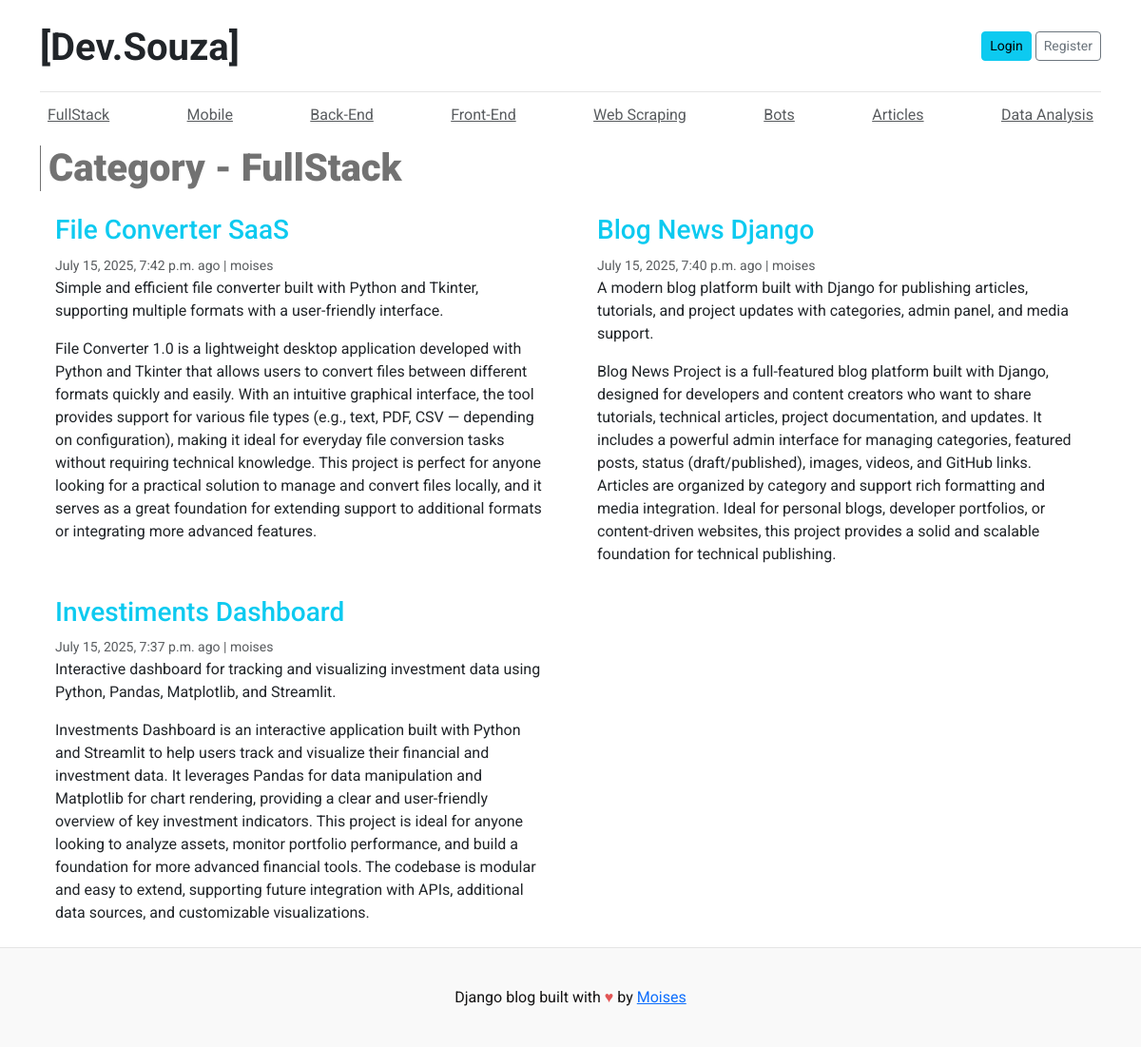
Page /category/2/ on the earlier database version.
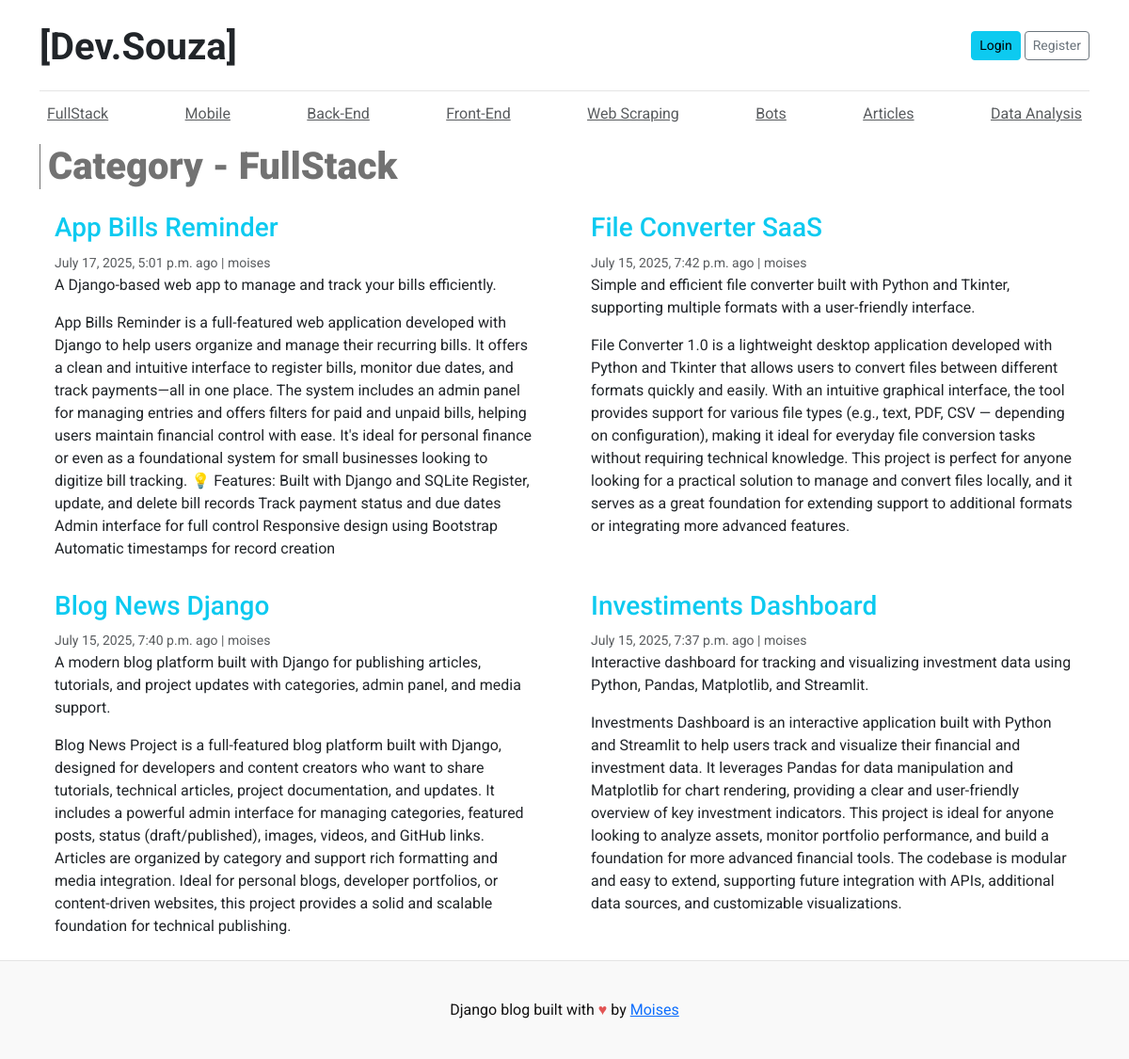
Same page on the later database version.
### blog_projects/models.py (models this page shows, shortened)
class Category(models.Model):
    category_name = models.CharField(max_length=100)
    updated_at = models.DateTimeField(auto_now=True)
    created_at = models.DateTimeField(auto_now_add=True)
    class Meta:
        verbose_name_plural = "categories"

class Blog(models.Model):
    title = models.CharField(max_length=200)
    slug = models.SlugField(max_length=200, unique=True)
    category = models.ForeignKey(Category, on_delete=models.CASCADE)
    author = models.ForeignKey(User, on_delete=models.CASCADE)
    technologies = models.CharField(max_length=200)
    video = models.FileField(upload_to='projects/videos/', blank=True, null=True)
    image = models.ImageField(upload_to='uploads/%Y/%m/%d')
    short_description = models.TextField(max_length=500)
    blog_body = models.TextField(max_length=2000)
    status = models.CharField(max_length=20,choices=STATUS_CHOICES, default='Draft')
    url_demo_live = models.CharField(blank=True, null=True)
    url_github = models.URLField(max_length=255,blank=True, null=True)
    is_featured = models.BooleanField(default=False)
    created_at = models.DateTimeField(auto_now_add=True)
    updated_at = models.DateTimeField(auto_now=True)
    class Meta:
        verbose_name_plural = "blogs"
        ordering = ['-created_at']  # Order by creation date descending

### blog_projects/views.py (the view)
# urls.py: path('category/<int:category_id>/', views.posts_by_category, name='posts_by_category'),
def posts_by_category(request, category_id):
    categories = Category.objects.all()
    category = Category.objects.get(id=category_id)
    blogs = Blog.objects.filter(category=category, status='Published')
    context = {
        'blogs': blogs,
        'category': category.category_name,
        'categories': categories,
        'selected_category': category,
    }
    return render(request, 'posts_by_category.html', context)

### templates/posts_by_category.html (shortened to what this page needs)
{% extends "base.html" %}
{% load static %}
{% block content %}
<h1 class="container-container">Category - {{ category }}</h1>
<div class="row mb-2">
{% if blogs%}
  {% for post in blogs %}
    <div class="col-md-6">
      <div class="card border-0" >
        <div class="card-body">
          <a href="{% url 'post_detail' post.slug %}" style="text-decoration:none;"><h3 class="text-info">{{ post.title }}</h3></a>
          <small class="mb-1 text-muted">{{post.created_at}} ago | {{post.author}}</small>
          <p class="card-text">{{ post.short_description }}</p>
          <p class="card-text">{{ post.blog_body }}</p>
        </div>
      </div>
    </div>
  {% endfor %}
{% else %}
    <div class="col-md-12">
        <div class="alert alert-info" role="alert">
        No posts available in this category.
        </div>
    </div>
    {% endif %}
    </div>
</div>
{% endblock %}

### templates/base.html (shortened to what this page needs)
{% load static %}
<!DOCTYPE html>
<html lang="en">
<head>
    <link href="https://cdn.jsdelivr.net/npm/bootstrap@5.3.0/dist/css/bootstrap.min.css" rel="stylesheet">
    <link href="https://cdn.jsdelivr.net/npm/bootstrap-icons@1.10.5/font/bootstrap-icons.css" rel="stylesheet">
    <link href="https://cdn.jsdelivr.net/npm/bootstrap@5.3.0/dist/css/bootstrap.min.css" rel="stylesheet">
    <link rel="stylesheet" href="https://cdn.jsdelivr.net/npm/bootstrap-icons@1.11.3/font/bootstrap-icons.css">
    <link rel="stylesheet" href="{% static 'css/style.css' %}">
  </head>
<body>
    <div class="container">
      <header class="blog-header py-3">
        <div class="row flex-nowrap justify-content-between align-items-center">
          <div class="col-8 pt-1">
            <a class="fw-bold blog-header-logo text-dark" href="{% url 'home' %}" style="text-decoration:none;">[Dev.Souza]</a>
          </div>
          <div class="col-4 d-flex justify-content-end align-items-center">
            <a class="btn btn-sm btn-info" href="#">Login</a> &nbsp;
            <a class="btn btn-sm btn-outline-secondary" href="#">Register</a>
          </div>
        </div>
      </header>
      <div class="nav-scroller py-1 mb-2">
        <nav class="nav d-flex justify-content-between">
          {% for cat in categories %}
          <a id="navbar" class="p-2 text-muted" href="{% url 'posts_by_category' cat.id %}">{{ cat.category_name }}</a>
          {% endfor %}
        </nav>
      </div>
{% block content %}
{% endblock %}
<footer id="blog-footer" class="blog-footer">
  <p>Django blog built with <span style="color: #e25555;">&hearts;</span> by <a href="https://github.com/LinuxEater" target="_blank">Moises</a></p>
</footer>
</body>
</html>

Differences in the rows shown:
added Blog: title "App Bills Reminder", created_at "July 17, 2025, 5:01 p.m.", author "moises", short_description "A Django-based web app to manage and track your bills efficiently.", blog_body "App Bills Reminder is a full-featured web application developed with Django to help users organize and manage their recurring bills. It offers a clean and intuitive interface to register bills, monitor due dates, and track payments—all in one place. The system includes an admin panel for managing entries and offers filters for paid and unpaid bills, helping users maintain financial control with ease. It's ideal for personal finance or even as a foundational system for small businesses looking to digitize bill tracking. 💡 Features: Built with Django and SQLite Register, update, and delete bill records Track payment status and due dates Admin interface for full control Responsive design using…"
